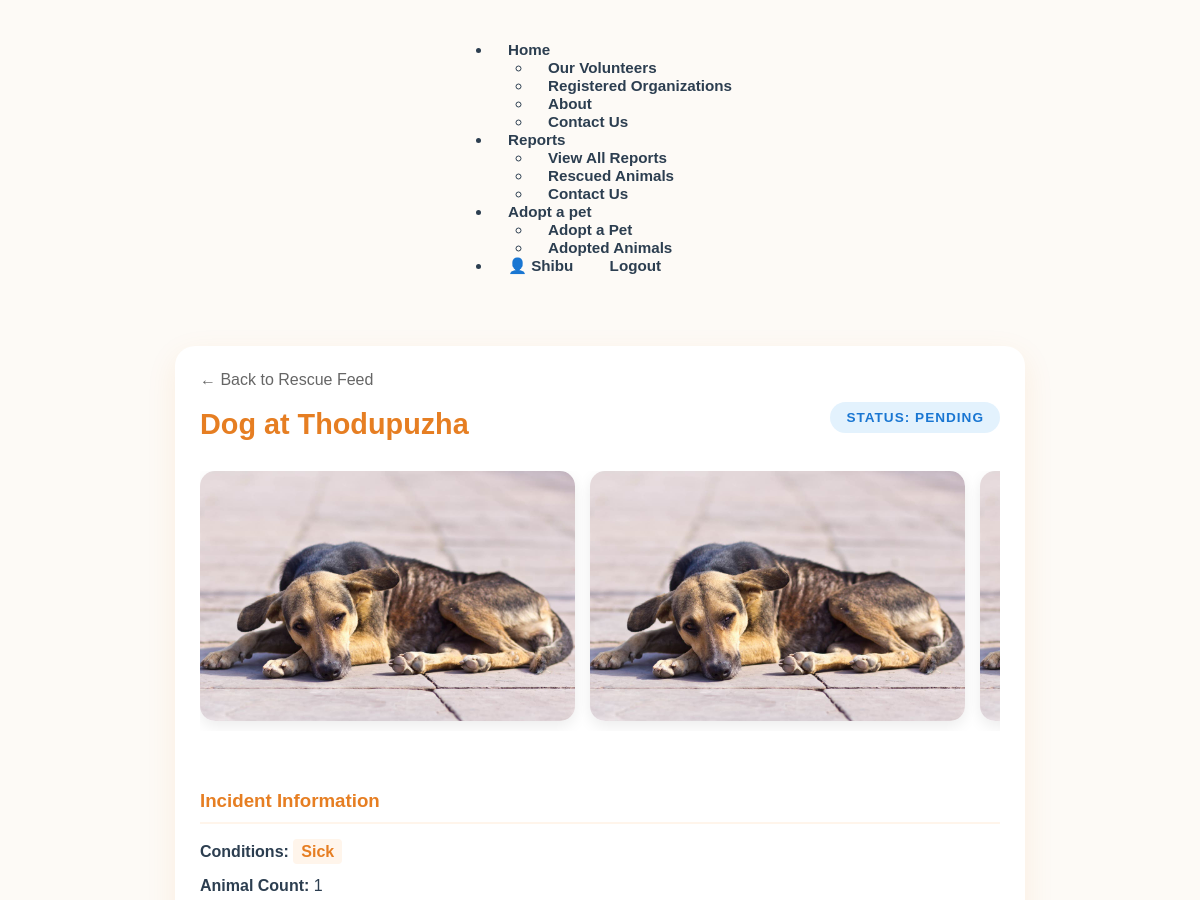
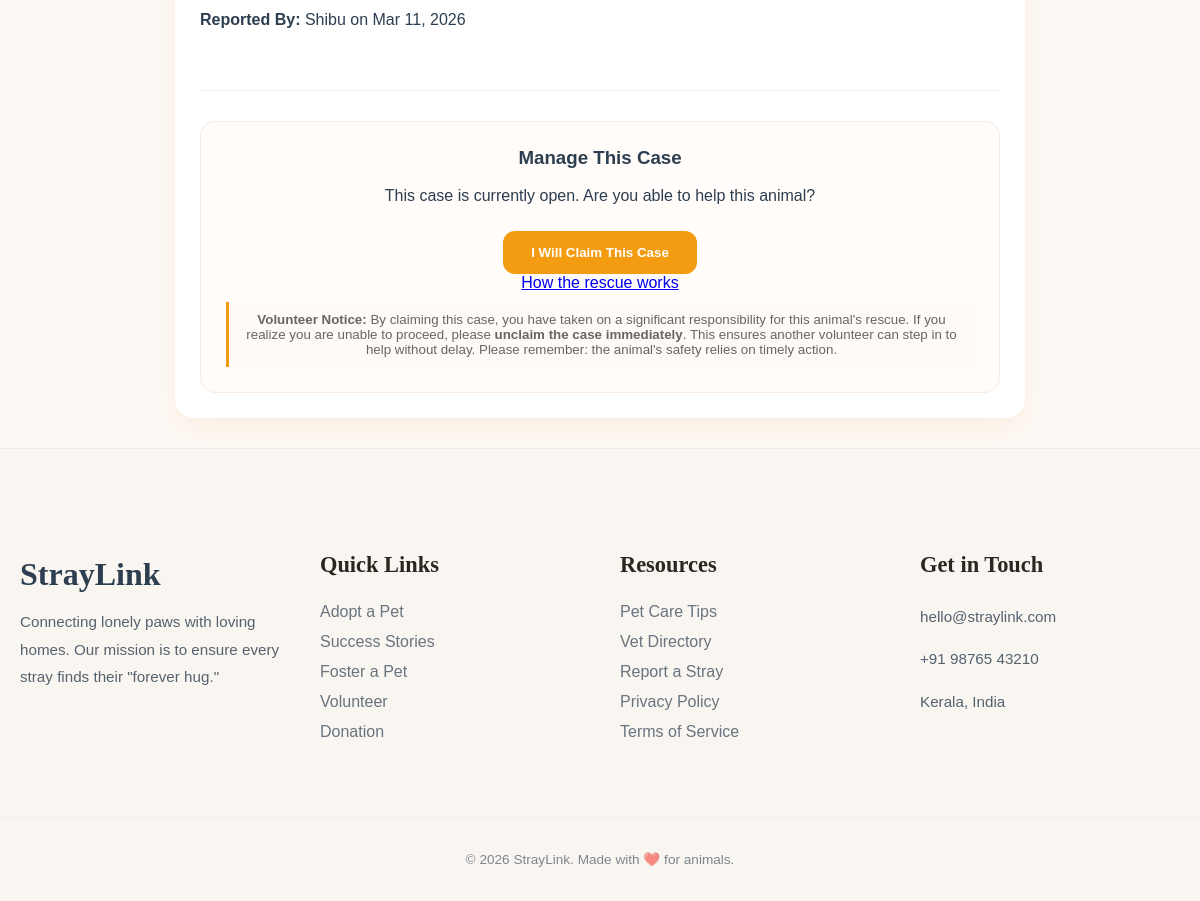
Page /report/detail/28/ (signed in) on the committed database (2 pictures, top to bottom).
### App/models.py (models this page shows, shortened)
class ReportSubmit(models.Model):
    ANIMAL_TYPE_CHOICES = [
        ('dog', 'Dog'),
        ('cat', 'Cat'),
        ('other', 'Other'),
    ]
    LOCATION_SOURCE_CHOICES = [
        ('manual', 'Manual'),
        ('gps', 'GPS'),
    ]
    STATUS_CHOICES = [
        ('pending', 'Pending'),
        ('in_progress', 'In Progress'),
        ('awaiting_verification', 'Awaiting Verification'),
        ('rescued', 'Rescued'),
    ]
    animal_type = models.CharField(max_length=10, choices=ANIMAL_TYPE_CHOICES)
    conditions = models.ManyToManyField(Condition, blank=True)
    animal_count = models.PositiveIntegerField(default=1)
    manual_location = models.CharField(
        max_length=255,
        help_text="Road name and nearby landmark"
    )
    auto_latitude = models.DecimalField(
        max_digits=9,
        decimal_places=6,
        blank=True,
        null=True
    )
    auto_longitude = models.DecimalField(
        max_digits=9,
        decimal_places=6,
        blank=True,
        null=True
    )
    location_source = models.CharField(
        max_length=10,
        choices=LOCATION_SOURCE_CHOICES,
        default='manual'
    )
    status = models.CharField(
        max_length=30,
        choices=STATUS_CHOICES,
        default='pending'
    )
    claimed_by = models.ForeignKey(
    User,
    on_delete=models.SET_NULL,
    null=True,
    blank=True,
    related_name='claimed_reports'
)
    claimed_at = models.DateTimeField(
        null=True,
        blank=True
)
    reporter = models.ForeignKey(
        User,
        on_delete=models.SET_NULL,
        null=True,
        blank=True
)
    user = models.ForeignKey(
        User,
        null=True,
        on_delete=models.CASCADE,
        related_name="reports"
)
    rescue_image = models.ImageField(
        upload_to="rescue_proof/",
        null=True,
        blank=True,
        help_text="Live photo of the animal at the center or safe-zone"
    )
    rescue_notes = models.TextField(blank=True, null=True, help_text="How was the rescue? Any immediate medical needs?")
    rescue_image = models.ImageField(upload_to="rescue_proof/", blank=True, null=True)
    is_verified_rescue = models.BooleanField(default=False)
    rescue_notes = models.TextField(
        null=True,
        blank=True,
        help_text="Details about the animal's current location and condition"
    )
    is_verified_rescue = models.BooleanField(default=False)
    verified_at = models.DateTimeField(null=True, blank=True)
    created_at = models.DateTimeField(default=timezone.now)

class ReportImage(models.Model):
    report = models.ForeignKey(
        ReportSubmit,
        on_delete=models.CASCADE,
        related_name="images"
    )
    image = models.ImageField(upload_to="stray_photos/")
    uploaded_at = models.DateTimeField(auto_now_add=True)

class Condition(models.Model):
    name = models.CharField(max_length=50, unique=True)

### App/views.py (the view)
# urls.py: path('report/detail/<int:report_id>/', views.ReportDetail, name='ReportDetail'),
@login_required
def ReportDetail(request, report_id):
    report = get_object_or_404(ReportSubmit, id=report_id)
    images = report.images.all()
    is_in_adoption = False
    animal_obj = None
    try:
        from .models import Animal
        animal_obj = Animal.objects.get(report=report)
        is_in_adoption = animal_obj.in_adoption
    except:
        pass
    return render(request, 'ReportDetail.html', {
        'report': report,
        'images': images,
        'is_in_adoption': is_in_adoption,
        'animal_obj': animal_obj
    })

### App/templates/ReportDetail.html (shortened to what this page needs)
{% load static %}
<!DOCTYPE html>
<html lang="en">
<head>
    <link rel="stylesheet" href="{% static 'css/reportdetail.css' %}">
</head>
<body>
<nav class="navbar">
    <div class="nav-container">
        <ul class="nav-menu">
            <li class="has-dropdown">
                <a href="{% url 'Home' %}">Home</a>
                <ul class="dropdown">
                    <li><a href="{% url 'OurVolunteer' %}">Our Volunteers</a></li>
                    <li><a href="{% url 'OrganizationDisplay' %}">Registered Organizations</a></li>
                    <li><a href="{% url 'About' %}">About</a></li>
                    <li><a href="{% url 'Contact' %}">Contact Us</a></li>
                </ul>
            </li>
            <li class="has-dropdown">
                <a href="#">Reports </a>
                <ul class="dropdown">
                    <li><a href="{% url 'ReportList' %}">View All Reports</a></li>
                    <li><a href="{% url 'RescuedList' %}">Rescued Animals</a></li>
                    <li><a href="{% url 'Contact' %}">Contact Us</a></li>
                </ul>
            </li>
            <li class="has-dropdown">
                <a href="#">Adopt a pet</a>
                <ul class="dropdown">
                    <li><a href="{% url 'AnimalAdoptList' %}">Adopt a Pet</a></li>
                    <li><a href="{% url 'AdoptedList' %}">Adopted Animals</a></li>
                </ul>
            </li>
            <li class="user-auth-section">
                {% if user.is_authenticated %}
                    <div class="user-dropdown">
                        <a href="{% url 'UserProfile' %}" class="profile-link">
                            <span class="icon">👤</span> {{ user.username }}
                        </a>
                        <a href="{% url 'UserLogout' %}" class="logout-btn">Logout</a>
                    </div>
                {% endif %}
            </li>
        </ul>
    </div>
</nav>
<div class="container">
    <a href="{% url 'ReportList' %}" style="text-decoration: none; color: #666;">← Back to Rescue Feed</a>
    <div class="header" style="display: flex; justify-content: space-between; align-items: center;">
        <h1>{{ report.get_animal_type_display|title }} at {{ report.manual_location }}</h1>
        <div class="status-banner {{ report.status|lower }}">
            STATUS: {{ report.get_status_display|upper }}
        </div>
    </div>
    <div class="gallery">
        {% for img in images %}
            <img src="{{ img.image.url }}" alt="Animal Proof">
        {% empty %}
            <p>No photos available for this report.</p>
        {% endfor %}
    </div>
    <div class="details-section">
        <h3>Incident Information</h3>
        <p><strong>Conditions:</strong>
            {% for c in report.conditions.all %}
                <span class="tag" style="background: #eee; padding: 4px 8px; border-radius: 4px;">{{ c.name }}</span>
            {% empty %} None specified {% endfor %}
        </p>
        <p><strong>Animal Count:</strong> {{ report.animal_count }}</p>
        <p><strong>Reported By:</strong> {{ report.user.username }} on {{ report.created_at|date:"M d, Y" }}</p>
    </div>
    <hr>
    <div class="action-card">
        <h3>Manage This Case</h3>
        {% if report.status == 'pending' %}
            <p>This case is currently open. Are you able to help this animal?</p>
            <form action="{% url 'ClaimCase' report.id %}" method="POST">
                <button type="submit" class="btn btn-primary">I Will Claim This Case</button>
            </form>
    <a href="{% url 'RescueExp' report.id %}">How the rescue works</a>
            <small style="color: #666; display: block; margin-top: 10px; padding: 10px; border-left: 3px solid #f39c12; background: #fffaf5;">
    <strong>Volunteer Notice:</strong> By claiming this case,
    you have taken on a significant responsibility for this animal's rescue.
    If you realize you are unable to proceed, please <strong>unclaim the case immediately</strong>.
    This ensures another volunteer can step in to help without delay.
     Please remember: the animal's safety relies on timely action.
    </small>
        {% endif %}
    </div>
</div>
<footer class="main-footer">
    <div class="footer-container">
        <div class="footer-section about">
            <h2 class="footer-logo">Stray<span>Link</span></h2>
            <p>Connecting lonely paws with loving homes. Our mission is to ensure every stray finds their "forever hug."</p>
            <div class="social-links">
            </div>
        </div>
        <div class="footer-section links">
            <h3>Quick Links</h3>
            <ul>
                <li><a href="#">Adopt a Pet</a></li>
                <li><a href="#">Success Stories</a></li>
                <li><a href="#">Foster a Pet</a></li>
                <li><a href="#">Volunteer</a></li>
                <li><a href="#">Donation</a></li>
            </ul>
        </div>
        <div class="footer-section links">
            <h3>Resources</h3>
            <ul>
                <li><a href="#">Pet Care Tips</a></li>
                <li><a href="#">Vet Directory</a></li>
                <li><a href="#">Report a Stray</a></li>
                <li><a href="#">Privacy Policy</a></li>
                <li><a href="#">Terms of Service</a></li>
            </ul>
        </div>
        <div class="footer-section contact">
            <h3>Get in Touch</h3>
            <p> hello@straylink.com</p>
            <p> +91 98765 43210</p>
            <p> Kerala, India</p>
        </div>
    </div>
    <div class="footer-bottom">
        <p>&copy; 2026 StrayLink. Made with ❤️ for animals.</p>
    </div>
</footer>
</body>
</html>

### App/static/css/reportdetail.css (style rules this page uses)
:root { --primary-warm: #f39c12; --secondary-warm: #e67e22; --bg-soft: #fdfaf6; --text-dark: #2c3e50; --white: #ffffff; --shadow: rgba(230, 126, 34, 0.1); }
body { font-family: 'Poppins', sans-serif; background-color: var(--bg-soft); color: var(--text-dark); margin: 0; padding: 0; }
.container { max-width: 800px; margin: 30px auto; padding: 25px; background: var(--white); border-radius: 20px; box-shadow: 0 10px 30px var(--shadow); animation: fadeInUp 0.7s ease-out; }
.header h1 { color: var(--secondary-warm); font-size: 1.8rem; margin-bottom: 5px; }
.status-banner { padding: 8px 16px; border-radius: 30px; font-size: 0.85rem; font-weight: 700; letter-spacing: 1px; }
.status-banner.pending { background: #e3f2fd; color: #1976d2; }
.gallery { display: flex; gap: 15px; margin: 25px 0; overflow-x: auto; padding-bottom: 10px; -ms-overflow-style: none; scrollbar-width: none; }
.gallery img { height: 250px; border-radius: 15px; object-fit: cover; box-shadow: 0 5px 15px rgba(0,0,0,0.08); transition: transform 0.3s ease; }
.details-section { padding: 15px 0; }
.details-section h3 { color: var(--secondary-warm); border-bottom: 2px solid #fff5eb; padding-bottom: 10px; }
.tag { background: #fff5eb !important; color: var(--secondary-warm); font-weight: 600; }
.action-card { background: #fffcf9; padding: 25px; border-radius: 15px; border: 1px solid #f9ebe0; margin-top: 20px; text-align: center; }
.action-card h3 { margin-top: 0; color: var(--text-dark); }
.btn { padding: 14px 28px; border-radius: 12px; font-weight: 600; text-decoration: none; display: inline-block; border: none; cursor: pointer; transition: all 0.3s ease; font-family: inherit; margin-top: 10px; }
.btn-primary { background: var(--primary-warm); color: white; }
hr { border: none; height: 1px; background: #f1f1f1; margin: 30px 0; }
nav { display: flex; justify-content: center; gap: 20px; padding: 25px; background: transparent; flex-wrap: wrap; }
nav a { text-decoration: none; color: var(--soft-text); font-weight: 600; font-size: 0.95rem; transition: all 0.3s ease; padding: 8px 16px; border-radius: 50px; }
.main-footer { background-color: #f9f5f0; padding: 80px 0 20px; color: var(--soft-text); border-top: 1px solid rgba(0,0,0,0.05); }
.footer-container { max-width: 1200px; margin: 0 auto; display: grid; grid-template-columns: repeat(auto-fit, minmax(200px, 1fr)); gap: 40px; padding: 0 20px; }
.footer-section h3 { font-family: 'Fraunces', serif; font-size: 1.4rem; margin-bottom: 25px; color: #2d2620; }
.footer-logo { font-family: 'Fraunces', serif; font-size: 2rem; margin-bottom: 15px; }
.footer-logo span { color: var(--hope-orange); }
.footer-section p { font-size: 0.95rem; opacity: 0.8; line-height: 1.8; }
.footer-section ul { list-style: none; padding: 0; }
.footer-section ul li { margin-bottom: 12px; }
.footer-section ul li a { text-decoration: none; color: var(--soft-text); opacity: 0.7; transition: all 0.3s ease; }
.footer-bottom { text-align: center; margin-top: 60px; padding-top: 20px; border-top: 1px solid rgba(0,0,0,0.05); font-size: 0.85rem; opacity: 0.6; }

### rows in the picture
ReportSubmit: animal_type "Dog", manual_location "Thodupuzha", status "PENDING", animal_count "1", user.username "Shibu", created_at "Mar 11, 2026"
ReportImage: image (picture)
ReportImage: image (picture)
ReportImage: image (picture)
Condition: name "Sick"

### other values in the picture
{{ user.username }} "Shibu"
